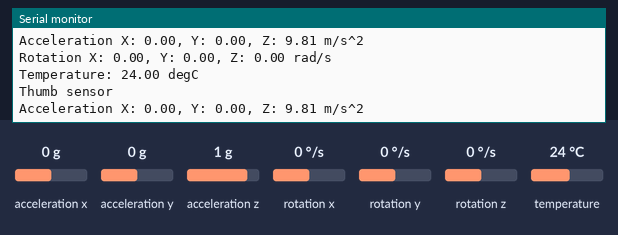
A sketch run on a simulated Arduino Uno, built with avr-gcc and run on an emulated ATmega328P. Parts: the last lines printed to the serial monitor. Inputs (shaded band) come from the test bench; at power-on: acceleration x 0 g, acceleration y 0 g, acceleration z 1 g, rotation x 0 °/s, rotation y 0 °/s, rotation z 0 °/s, temperature 24 °C.

Above: at 1.4 s.
1.5 s: acceleration x set to -1.4 g
At 2.3 s:
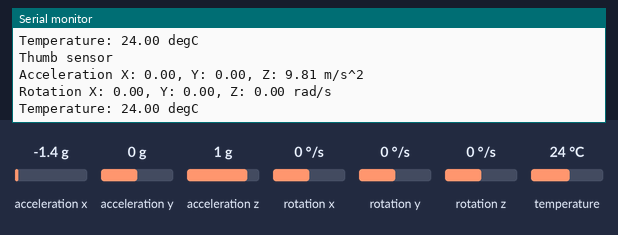
5.7 s: acceleration y set to -1.4 g
At 6.5 s:
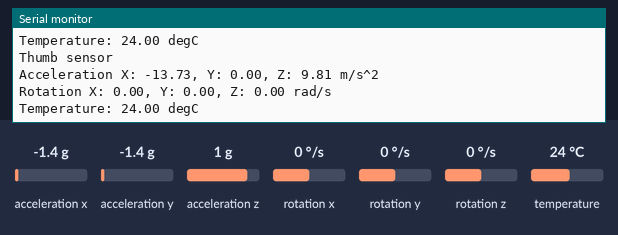
9.9 s: acceleration z set to -1.4 g
At 10.8 s:
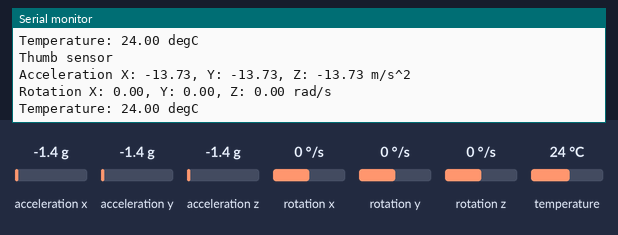
11.4 s: rotation x set to -192 °/s
At 12.7 s:
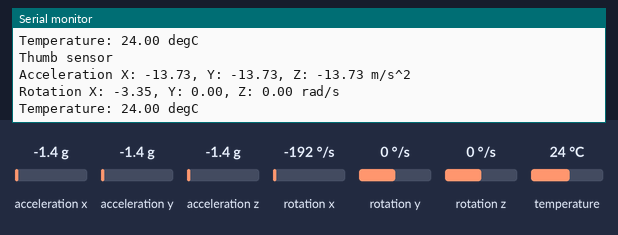
12.9 s: rotation y set to -192 °/s
At 13.9 s:
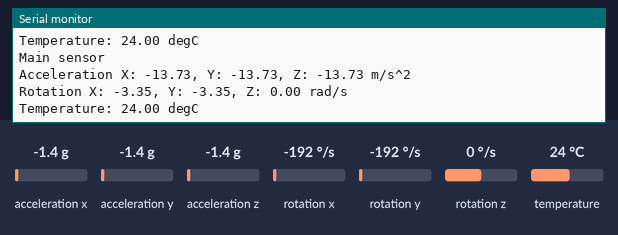
14.4 s: rotation z set to -192 °/s
At 16.2 s:
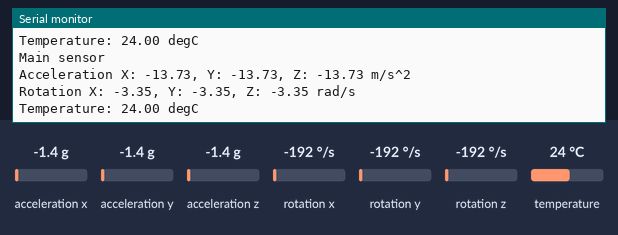

The sketch:

mainThumbCode.ino
```cpp
#include <Adafruit_MPU6050.h>
#include <Adafruit_Sensor.h>
#include <Wire.h>

Adafruit_MPU6050 mpuMain;
Adafruit_MPU6050 mpuThumb;

void mpu6050Init()
{
  // Initialize main chip with address 0x68
  if (!mpuMain.begin(0x68, &Wire)) {
    Serial.println("Failed to find MPU6050 main Chip");
    while (1) {
      delay(10);
    }
  }
  Serial.println("Main chip initialized");

  // Initialize thumb chip with address 0x69
  if (!mpuThumb.begin(0x69, &Wire)) {
    Serial.println("Failed to find MPU6050 thumb Chip");
    while (1) {
      delay(10);
    }
  }
  Serial.println("Thumb chip initialized");
}

void mpu6050Setup(Adafruit_MPU6050 &mpu)
{
  Serial.println("Setup Start");
  mpu.setAccelerometerRange(MPU6050_RANGE_8_G);
  Serial.print("Accelerometer range set to: ");
  switch (mpu.getAccelerometerRange()) {
  case MPU6050_RANGE_2_G:
    Serial.println("+-2G");
    break;
  case MPU6050_RANGE_4_G:
    Serial.println("+-4G");
    break;
  case MPU6050_RANGE_8_G:
    Serial.println("+-8G");
    break;
  case MPU6050_RANGE_16_G:
    Serial.println("+-16G");
    break;
  }

  mpu.setGyroRange(MPU6050_RANGE_500_DEG);
  Serial.print("Gyro range set to: ");
  switch (mpu.getGyroRange()) {
  case MPU6050_RANGE_250_DEG:
    Serial.println("+- 250 deg/s");
    break;
  case MPU6050_RANGE_500_DEG:
    Serial.println("+- 500 deg/s");
    break;
  case MPU6050_RANGE_1000_DEG:
    Serial.println("+- 1000 deg/s");
    break;
  case MPU6050_RANGE_2000_DEG:
    Serial.println("+- 2000 deg/s");
    break;
  }

  mpu.setFilterBandwidth(MPU6050_BAND_5_HZ);
  Serial.print("Filter bandwidth set to: ");
  switch (mpu.getFilterBandwidth()) {
  case MPU6050_BAND_260_HZ:
    Serial.println("260 Hz");
    break;
  case MPU6050_BAND_184_HZ:
    Serial.println("184 Hz");
    break;
  case MPU6050_BAND_94_HZ:
    Serial.println("94 Hz");
    break;
  case MPU6050_BAND_44_HZ:
    Serial.println("44 Hz");
    break;
  case MPU6050_BAND_21_HZ:
    Serial.println("21 Hz");
    break;
  case MPU6050_BAND_10_HZ:
    Serial.println("10 Hz");
    break;
  case MPU6050_BAND_5_HZ:
    Serial.println("5 Hz");
    break;
  }
  Serial.println("");
}

void getAndSerialSendValues(Adafruit_MPU6050 &mpu, int n)
{
  if(n == 1)
  {
    Serial.println("Main sensor");
  }
  else if(n == 2)
  {
    Serial.println("Thumb sensor");
  }
  else if(n == 3)
  {
    Serial.println("Point sensor");
  }
  else
  {
    Serial.println("Middle sensor");
  }
  sensors_event_t a, g, temp;
  mpu.getEvent(&a, &g, &temp);

  /* Print out the values */
  Serial.print("Acceleration X: ");
  Serial.print(a.acceleration.x);
  Serial.print(", Y: ");
  Serial.print(a.acceleration.y);
  Serial.print(", Z: ");
  Serial.print(a.acceleration.z);
  Serial.println(" m/s^2");

  Serial.print("Rotation X: ");
  Serial.print(g.gyro.x);
  Serial.print(", Y: ");
  Serial.print(g.gyro.y);
  Serial.print(", Z: ");
  Serial.print(g.gyro.z);
  Serial.println(" rad/s");

  Serial.print("Temperature: ");
  Serial.print(temp.temperature);
  Serial.println(" degC");
  Serial.println("");
}

void setup()
{
  Serial.begin(9600);
  Wire.begin();
  Serial.println("Trying to initialize sensors");
  mpu6050Init(); //initialize both MPU 6050 chips
  //setup MPU 6050
  mpu6050Setup(mpuMain);
  mpu6050Setup(mpuThumb);
}

void loop()
{
  getAndSerialSendValues(mpuMain, 1);
  delay(1000); // Shorter delay
  getAndSerialSendValues(mpuThumb, 2);
  delay(1000); // Shorter delay
}
```

Measured:
- after the input at 9.9 s, the serial monitor: prints a new line at once (image 3)
- after the input at 11.4 s, the serial monitor: prints a new line after 0.74 s (image 4)
- after the input at 12.9 s, the serial monitor: prints a new line after 0.32 s (image 5)
- after the input at 14.4 s, the serial monitor: prints a new line after 0.97 s (image 6)
